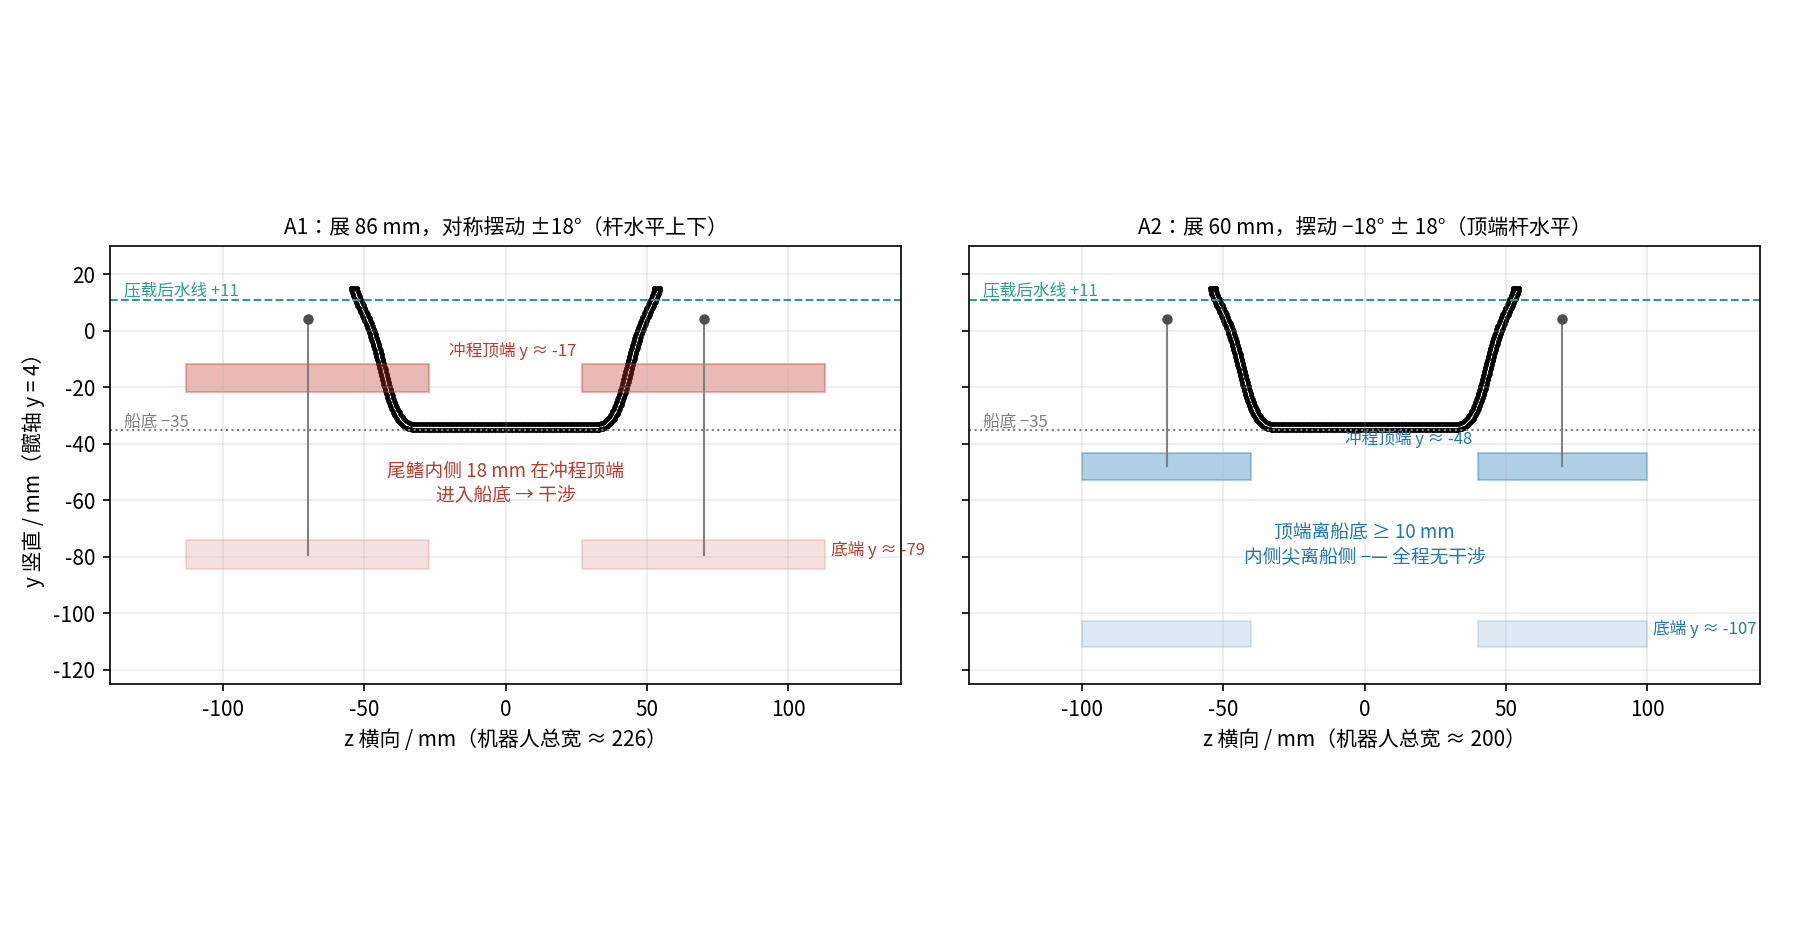

Write Python code to recreate this figure.
#!/usr/bin/env python3
"""尺寸核算图：船体横截面（后腿尾鳍所在 x ≈ −21）+ 尾鳍在冲程顶/底端的包络。左：A1 展 86 + 对称摆动（顶到船底）；右：A2 展 60 + 下移摆动。"""
import json, math, numpy as np, cadquery as cq
import matplotlib; matplotlib.use("Agg"); import matplotlib.pyplot as plt
from matplotlib import font_manager
for f_ in [f_ for f_ in font_manager.findSystemFonts() if "NotoSansCJK" in f_ and "Regular" in f_]:
    try: font_manager.fontManager.addfont(f_); plt.rcParams["font.family"] = font_manager.FontProperties(fname=f_).get_name(); break
    except Exception: pass
plt.rcParams["axes.unicode_minus"] = False
from OCP.BRepAlgoAPI import BRepAlgoAPI_Section
from OCP.gp import gp_Pln, gp_Pnt, gp_Dir
from OCP.TopExp import TopExp_Explorer
from OCP.TopAbs import TopAbs_EDGE
from OCP.BRepAdaptor import BRepAdaptor_Curve
from OCP.GCPnts import GCPnts_UniformAbscissa
hull = cq.importers.importStep("hull_only.step").solids().vals()[0]
def section(x):
    sec = BRepAlgoAPI_Section(hull.wrapped, gp_Pln(gp_Pnt(x, 0, 0), gp_Dir(1, 0, 0))); sec.Build()
    pts = []; ex = TopExp_Explorer(sec.Shape(), TopAbs_EDGE)
    while ex.More():
        c = BRepAdaptor_Curve(cq.Edge(ex.Current()).wrapped); ga = GCPnts_UniformAbscissa(c, 0.5)
        if ga.IsDone():
            for i in range(1, ga.NbPoints() + 1): p = c.Value(ga.Parameter(i)); pts.append((p.Z(), p.Y()))
        ex.Next()
    return np.array(pts)
pts = section(-21.0)
A_Y = 4.0; Z_LEG = 70.0; WL = 11.0
def fluke_box(b, c, th_top_deg, th_bot_deg, R=101.0, ZC=-52.0):
    """返回冲程顶端与底端尾鳍（展 b、弦 c，与杆同向、绕枢轴）在 y–z 截面里的矩形（z 展向, y 竖直）"""
    out = []
    for th in (th_top_deg, th_bot_deg):
        yJ = A_Y + ZC + R * math.sin(math.radians(th))
        t = 0.21 * c / 2   # 半厚
        out.append((Z_LEG - b / 2, yJ - t - 2.0, b, 2 * t + 4.0))   # +2 mm 摆幅/相位余量
    return out
fig, axs = plt.subplots(1, 2, figsize=(12, 6.2), sharey=True)
cases = [("A1：展 86 mm，对称摆动 ±18°（杆水平上下）", 86.0, 28.7, 18.0, -18.0, "#c0392b"),
         ("A2：展 60 mm，摆动 −18° ± 18°（顶端杆水平）", 60.0, 25.6, 0.0, -36.0, "#1f77b4")]
for ax, (title, b, c, tt, tb, col) in zip(axs, cases):
    ax.scatter(pts[:, 0], pts[:, 1], s=1.5, c="k", label="船体截面 x = −21（后腿尾鳍处）")
    ax.axhline(WL, color="#2a9d8f", ls="--", lw=1); ax.text(-135, WL + 1.5, "压载后水线 +11", color="#2a9d8f", fontsize=8)
    ax.axhline(-35, color="gray", ls=":", lw=1); ax.text(-135, -34, "船底 −35", color="gray", fontsize=8)
    for sgn in (1, -1):
        for i, (z0, y0, w, h) in enumerate(fluke_box(b, c, tt, tb)):
            z0 = sgn * z0 if sgn > 0 else -(z0 + w)
            ax.add_patch(plt.Rectangle((z0, y0), w, h, fc=col, alpha=0.35 if i == 0 else 0.15, ec=col, lw=1))
        ax.plot([sgn * Z_LEG] * 2, [A_Y, A_Y - 52 - 101 * math.sin(math.radians(abs(tt)))], color="0.5", lw=1)   # 腿平面示意
        ax.plot(sgn * Z_LEG, A_Y, "o", color="0.3", ms=4)
    yt = A_Y - 52 + 101 * math.sin(math.radians(tt))
    ax.annotate(f"冲程顶端 y ≈ {yt:.0f}", (Z_LEG - b / 2 - 2, yt + 8), ha="right", fontsize=8, color=col)
    ax.annotate(f"底端 y ≈ {A_Y - 52 + 101 * math.sin(math.radians(tb)):.0f}", (Z_LEG + b / 2 + 2, A_Y - 52 + 101 * math.sin(math.radians(tb))), fontsize=8, color=col)
    ax.set_title(title, fontsize=10); ax.set_aspect("equal"); ax.set_xlim(-140, 140); ax.set_ylim(-125, 30); ax.grid(alpha=0.25)
    ax.set_xlabel("z 横向 / mm（机器人总宽 ≈ %d）" % round(2 * (Z_LEG + b / 2)))
axs[0].set_ylabel("y 竖直 / mm（髋轴 y = 4）")
axs[0].text(0, -60, "尾鳍内侧 18 mm 在冲程顶端\n进入船底 → 干涉", ha="center", color="#c0392b", fontsize=9)
axs[1].text(0, -82, "顶端离船底 ≥ 10 mm\n内侧尖离船侧 −— 全程无干涉", ha="center", color="#1f77b4", fontsize=9)
plt.tight_layout(); plt.savefig("fig_size_check.png", dpi=150); print("ok")
